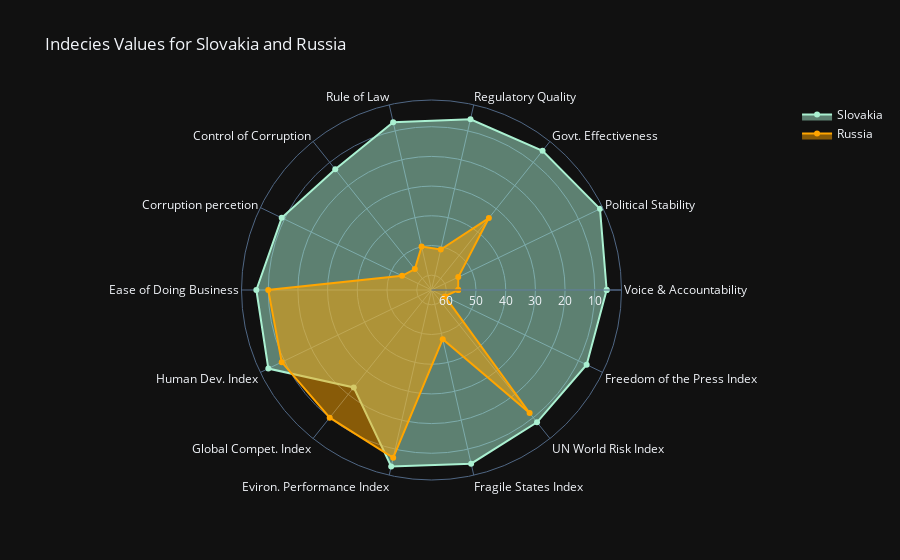

This figure's notebook cell:
### Code cell
trace0 = go.Scatterpolar(r=country_slovakia.values[0],
                         theta=country_slovakia.columns,
                         fill='toself',
                         name='Slovakia',
                         marker={'color':'#aaf0d1'})

trace1 = go.Scatterpolar(r=country_russia.values[0],
                         theta=country_russia.columns,
                         fill='toself',
                         name='Russia',
                         marker={'color':'orange'})


layout = go.Layout(title='Indecies Values for Slovakia and Russia',
                  template='plotly_dark',
                  polar={'radialaxis':{'range':[65,1]}})

fig = go.Figure(data=[trace0, trace1], layout=layout)
fig.show()

### Figure 1 — Plotly figure (JSON) as saved in the notebook; plotly's stock layout.template omitted (floating-point values rounded to 4 significant figures)
{"data": [{"fill": "toself", "marker": {"color": "#aaf0d1"}, "name": "Slovakia", "r": [6, 2, 5, 6, 7, 13, 9, 6, 4, 23, 4, 5, 8, 7, 6], "theta": ["Voice & Accountability", "Political Stability", "Govt. Effectiveness", "Regulatory Quality", "Rule of Law", "Control of Corruption", "Corruption percetion", "Ease of Doing Business", "Human Dev. Index", "Global Compet. Index", "Eviron. Performance Index", "Fragile States Index", "UN World Risk Index", "Freedom of the Press Index", "Voice & Accountability"], "type": "scatterpolar"}, {"fill": "toself", "marker": {"color": "orange"}, "name": "Russia", "r": [56, 55, 34, 51, 50, 56, 54, 10, 9, 10, 7, 48, 12, 60, 56], "theta": ["Voice & Accountability", "Political Stability", "Govt. Effectiveness", "Regulatory Quality", "Rule of Law", "Control of Corruption", "Corruption percetion", "Ease of Doing Business", "Human Dev. Index", "Global Compet. Index", "Eviron. Performance Index", "Fragile States Index", "UN World Risk Index", "Freedom of the Press Index", "Voice & Accountability"], "type": "scatterpolar"}], "layout": {"autosize": true, "polar": {"angularaxis": {"type": "category"}, "radialaxis": {"autorange": false, "range": [65, 1], "type": "linear"}}, "title": {"text": "Indecies Values for Slovakia and Russia"}}}
